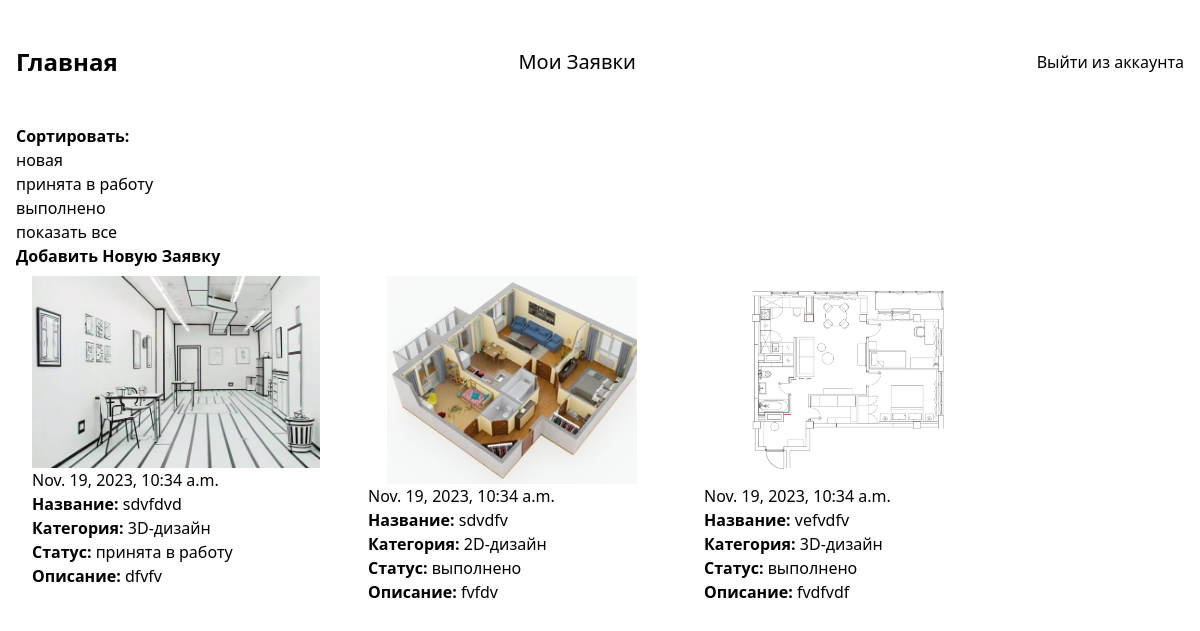
Before: /myapplication/ (signed in) with the older database file.
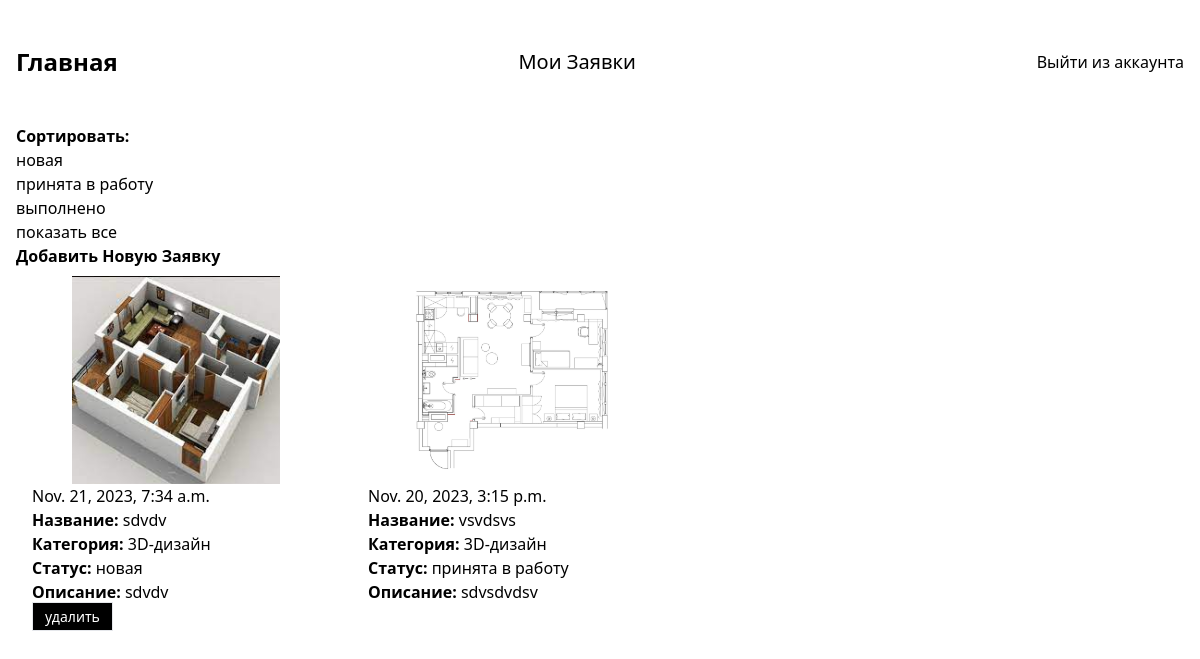
After: the same page with the newer database file.
### catalog/models.py (models this page shows, shortened)
class Status(models.Model):
    name = models.CharField('Name', max_length=100)
    def __str__(self) -> str:
        return self.name

class Application(models.Model):
    name = models.CharField('Name', max_length=200)
    description = models.CharField('Description', max_length=2000)
    image = models.ImageField('Image', upload_to='images')
    status = models.ForeignKey(Status, on_delete=models.CASCADE)
    category = models.ForeignKey(Category, on_delete=models.CASCADE)
    user = models.ForeignKey(User, on_delete=models.CASCADE)
    created_at = models.DateTimeField(auto_now_add=True)
    image_admin = models.ImageField(verbose_name="изображение готового дизайна", upload_to='images_admin',
                                    help_text="добавить изображение при смене статуса на выполнено", blank=True)
    comment_admin = models.TextField(verbose_name="комментарий",
                                     help_text="добавить комментарий при смене статуса на принят в работу", blank=True)

class Category(models.Model):
    name = models.CharField('Name', max_length=100)
    def __str__(self) -> str:
        return self.name

### catalog/views.py (the view)
# urls.py: path('myapplication/', views.MyAppsView.as_view(), name='myapplication'),
class MyAppsView(mixins.LoginRequiredMixin, generic.View):
    def get(self, request):
        return render(request, 'my_application.html', self.get_context_data())
    def get_context_data(self):
        filters = {
            'user': self.request.user,
        }
        if self.request.GET.get('status'):
            filters['status'] = models.Status.objects.get(
                name=self.request.GET.get('status'))
        context = {
            'statuses': models.Status.objects.all(),
            'applications': models.Application.objects.filter(**filters).order_by('-created_at').all(),
        }
        return context

### catalog/templates/my_application.html (shortened to what this page needs)
{% extends "base_generic.html" %}
{% block main %}
<div class="">
    {% if statuses %}
    <p>
        <b>Сортировать:</b><br>
        {% for status in statuses %}
       <a class="text-black" href="?status={{status}}">{{status}}</a><br>
        {% endfor %}
        <a class="text-black" href="{{request.path}}">показать все</a>
    </p>
    {% endif %}
    <a class="text-s font-bold"
        href="{% url 'newapplication' %}">Добавить Новую Заявку</a>
</div>
<div class="">
    <div class="flex flex-wrap gap-4">
        {% if applications %}
        {% for app in applications %}
        <div class="group   px-4 py-2 w-80 ">
            <img class="mx-auto max-h-52" src="{{app.image.url}}" alt="Application image">
            {{app.created_at}}
            <p class="">
                <b>Название:</b>
                <span class="">{{app.name}}</span><br>
                <b>Категория:</b>
                <span class="">{{app.category}}</span><br>
                <b>Статус:</b>
                <span class="">{{app.status}}</span><br>
                <b>Описание:</b>
                <span class="">{{app.description}}</span>
            </p>
            {% if app.status.name == "новая" %}
                <a class="text-white bg-black border font-medium text-sm px-3 py-1" href="{% url 'deleteapplication' pk=app.id %}">удалить</a>
            {% endif %}
        </div>
        {% endfor %}
     {% else %}
        <div class="flex-1">
            <p class="text-center font-medium">Нет приложений...</p>
        </div>
        {% endif %}
    </div>
</div>
{% endblock %}

### catalog/templates/base_generic.html (shortened to what this page needs)
<!DOCTYPE html>
<html lang="en">
<head>
    <script src="https://cdn.tailwindcss.com"></script>
</head>
<body class="h-screen">
    <div class="">
        <footer class="flex justify-between items-center px-4 py-2">
            <a class="text-2xl text-black-600 font-bold" href="{% url 'index' %}">Главная</a>
            <div class="text-xl py-10 px-5">
                {% if user.is_authenticated %}
                    <a class="text-black " href="{% url 'myapplication' %}">Мои Заявки</a><br>
                {% endif %}
            </div>
            <div class="">
                {% if user.is_authenticated %}
                <a type="button" class="text-black font-medium  text-m  "
                    href="{% url 'logout' %}">Выйти из аккаунта</a>
                {% else %}
                <a type="button" class="text-black font-medium rounded-lg text-sm px-5 py-2.5"
                    href="{% url 'login' %}">Авторизоваться</a>
                <a type="button" class="text-black font-medium rounded-lg text-sm px-5 py-2.5"
                    href="{% url 'register' %}">Регистрация</a>
                {% endif %}
            </div>
        </footer>
        <main class="flex-1 px-4">
            {% block main %}
            {% endblock main %}
        </main>
    </div>
</body>
</html>

Changed rows visible on the page:
removed Application: image (picture), created_at "Nov. 19, 2023, 10:34 a.m.", name "sdvfdvd", category "3D-дизайн", status "принята в работу", description "dfvfv"
removed Application: image (picture), created_at "Nov. 19, 2023, 10:34 a.m.", name "sdvdfv", category "2D-дизайн", status "выполнено", description "fvfdv"
removed Application: image (picture), created_at "Nov. 19, 2023, 10:34 a.m.", name "vefvdfv", category "3D-дизайн", status "выполнено", description "fvdfvdf"
added Application: image (picture), created_at "Nov. 21, 2023, 7:34 a.m.", name "sdvdv", category "3D-дизайн", status "новая", description "sdvdv", shows "удалить"
added Application: image (picture), created_at "Nov. 20, 2023, 3:15 p.m.", name "vsvdsvs", category "3D-дизайн", status "принята в работу", description "sdvsdvdsv"
